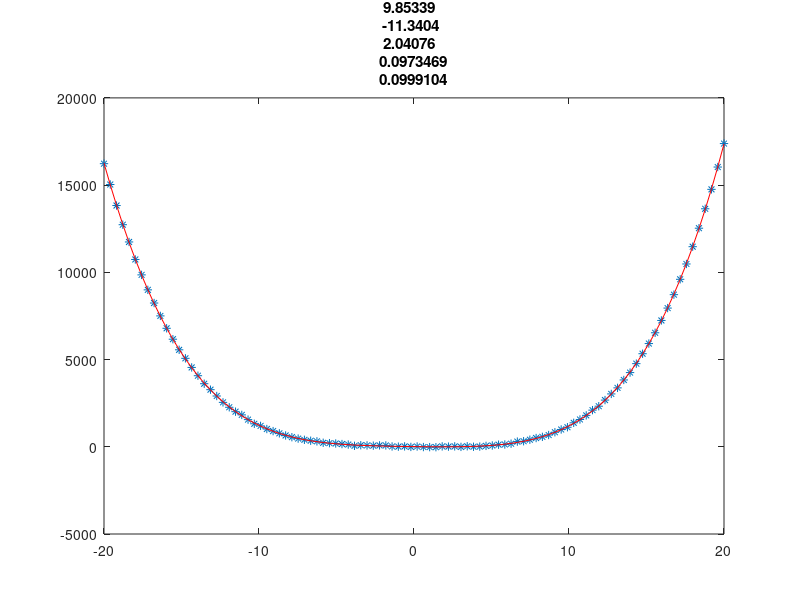

The MATLAB source for this figure:


M = 100;
N = 4;
x = linspace(-20, 20, M)';
X = [ones(M,1), x, x.^2, x.^3, x.^4];
X
% or 
% X = zeros(M, N + 1)
% for i = 0:1:N
%     for j = 1:M
%         X(j, i + 1) = x(j).^i;
%     end
% end
% X

clc; 
close all;
noise = 20 * randn([1, M])';
beta = [12, -12, 2, 0.1, 0.1]';

y = X * beta + noise;  % y size is 
plot(x, y, '*')

X = X(:,1:5);
beta_r = X'*X\(X'*y);
y_r = X * beta_r;
hold on
plot(x, y_r, 'r')
title(beta_r)
